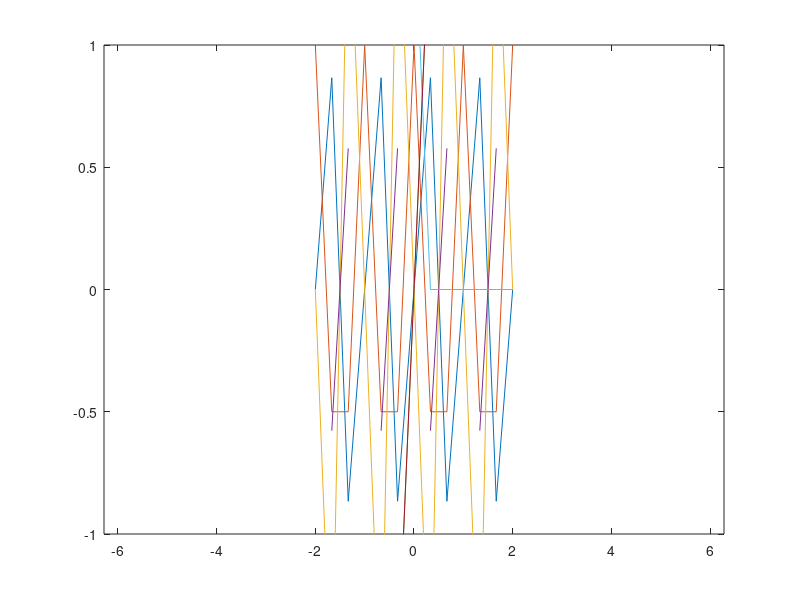

MATLAB code for this plot:
clear all,close all
%% create t function
t=@(Tmax,fs) -Tmax:1/fs:Tmax; 
t_value=t(2,3);
%% Trigonometric function 
f0=100;
figure(3)
plot(t_value,sin(2*pi*f0*t_value),t_value,cos(2*pi*f0*t_value),t_value,tan(2*pi*f0*t_value),t_value,cot(2*pi*f0*t_value),t_value,asin(2*pi*f0*t_value),t_value,acos(2*pi*f0*t_value),t_value,atan(2*pi*f0*t_value))
axis([-2*pi,2*pi,-1,1])